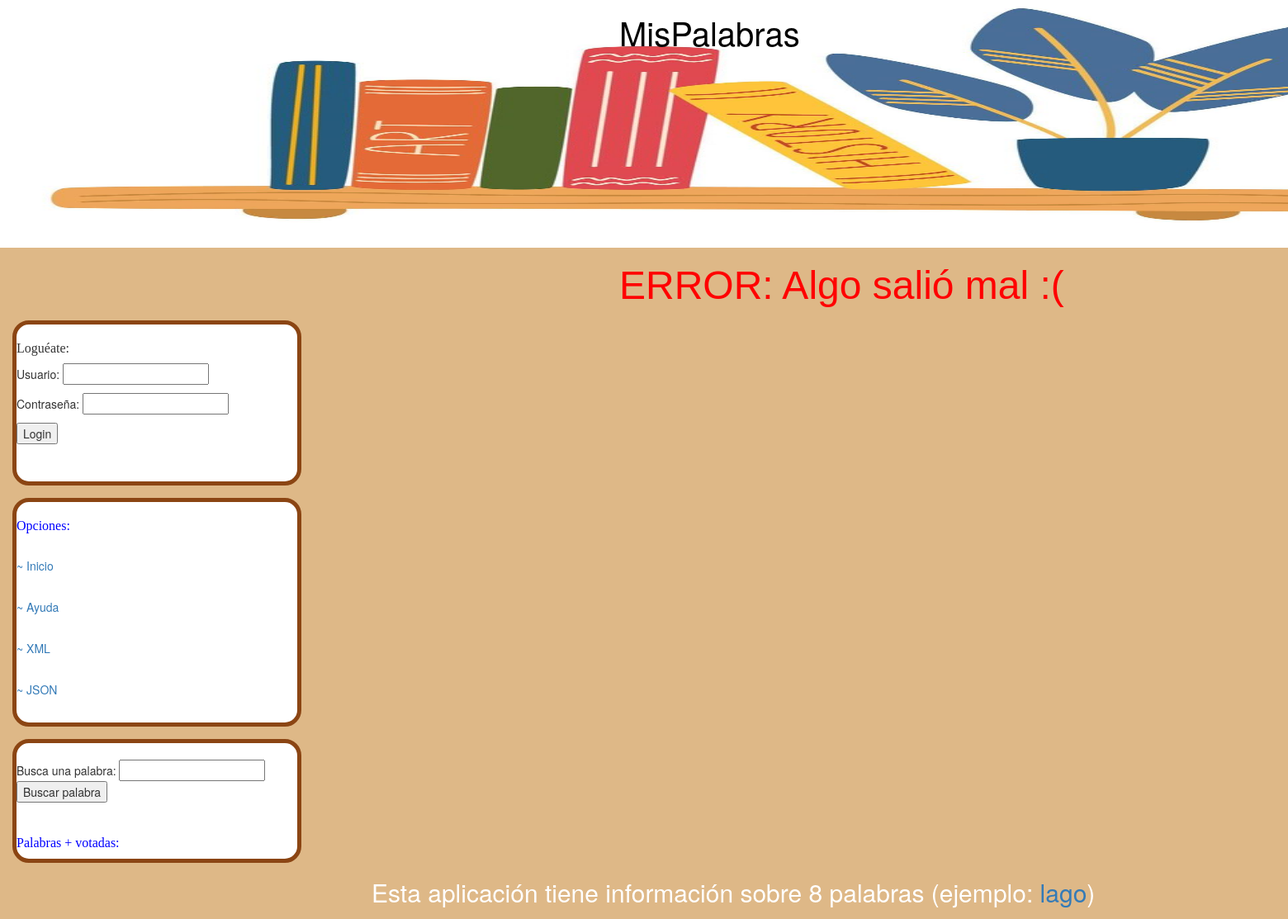
/MisPalabras/error, run on an earlier commit of the app's database.
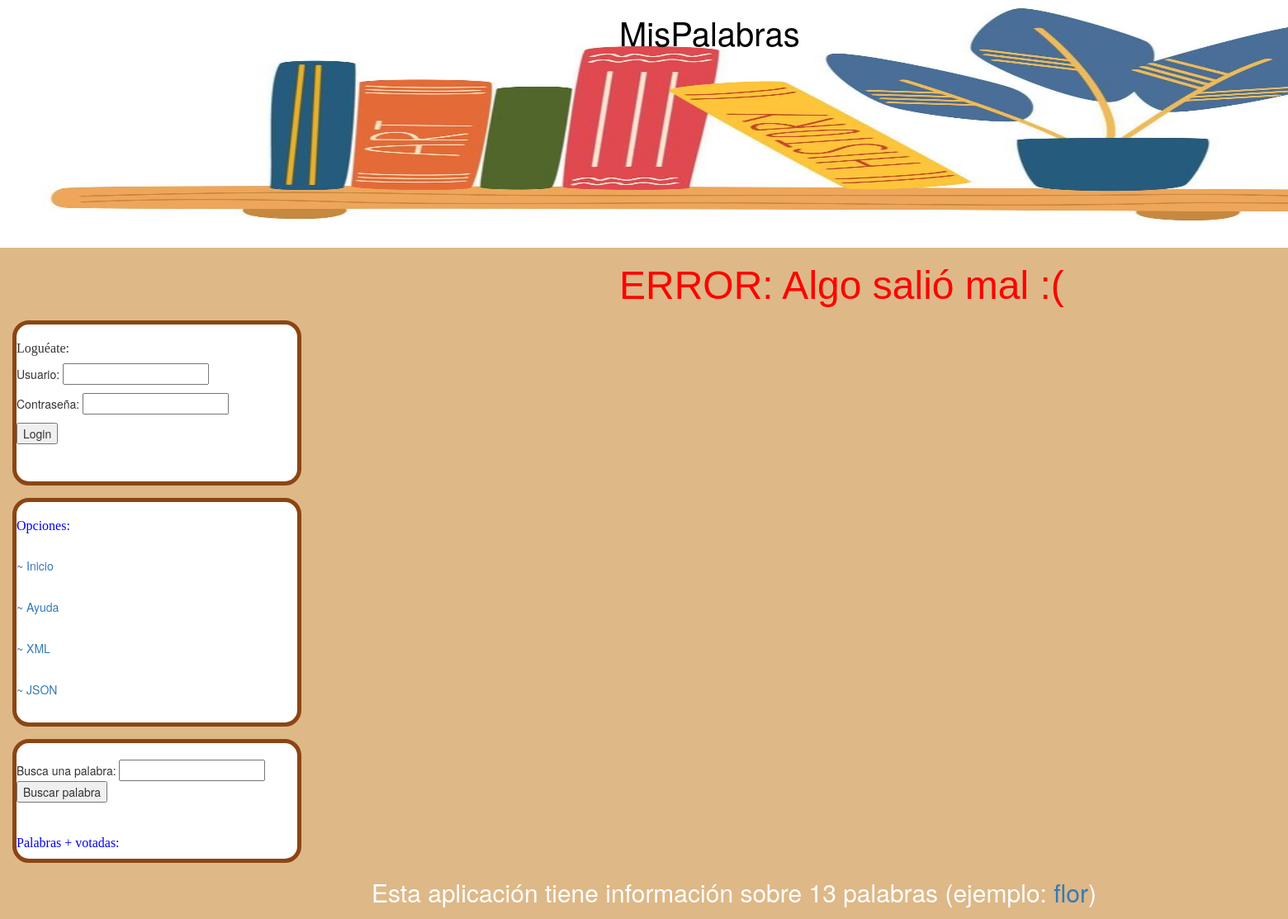
And on a later commit of the database.
### MisPalabras/models.py (models this page shows)
class Palabra(models.Model):
    nombrePalabra = models.TextField()
    linkImagen = models.TextField(default='imagen')
    definicion = models.TextField(max_length=50)
    votos = models.IntegerField()
    autor = models.CharField(max_length=16)

### MisPalabras/views.py (the view)
# urls.py: path('error', views.get_error, name="error"),
def get_error(request):
    lista_palabras, num_palabras, palabraRandom = conseguirValoresPalabras()
    template = loader.get_template('MisPalabras/error.html')
    context = {'lista_palabras': lista_palabras, 'user': request.user.username, 'num_palabras': num_palabras,
               'palabraRandom': palabraRandom}
    return HttpResponse(template.render(context, request))

### MisPalabras/views.py (called while the page is built)
def conseguirValoresPalabras():
    lista_palabras = Palabra.objects.all()
    num_palabras = len(lista_palabras)
    if (num_palabras > 0):
        palabraRandom = random.choice(lista_palabras)
    else:
        palabraRandom = "No hay palabras."
    return lista_palabras, num_palabras, palabraRandom

### MisPalabras/templates/MisPalabras/error.html (shortened to what this page needs)
{% extends 'MisPalabras/schema.html' %}
{% load static %}
    {% block titulo %}
         <div class="titulo">
            <h1 style="font-size: larger; color:red">ERROR: Algo salió mal :( </h1>
        </div>
    {% endblock %}
    {% block barraOpciones %}
        <div class="cajaOpts">
            <h2 style="color: blue">Opciones:</h2> <br>
            <a href='/MisPalabras/'><p>~ Inicio </p> </a> <br>
            <a href='/MisPalabras/ayuda'><p>~ Ayuda </p> </a> <br>
            <a href='/MisPalabras/xml'><p>~ XML </p> </a> <br>
            <a href='/MisPalabras/json'><p>~ JSON </p> </a> <br>
        </div>
    {%  endblock %}

### MisPalabras/templates/MisPalabras/schema.html (shortened to what this page needs)
<!DOCTYPE html>
{% load static %}
<html lang="es">
<head>
    <link rel="stylesheet" href="//maxcdn.bootstrapcdn.com/bootstrap/3.2.0/css/bootstrap.min.css">
    <link rel="stylesheet" href="//maxcdn.bootstrapcdn.com/bootstrap/3.2.0/css/bootstrap-theme.min.css">
    <link rel="stylesheet" href="{% static 'css/main.css' %}">
</head>
<body>
    {% block banner %}
        <div class="banner">
            {% load static %}
            <img src="{% static 'imagenes/img.png' %}" width="1850" height="300" alt="">
            <div class="textoBanner">MisPalabras</div>
        </div>
    {% endblock %}
    {% block titulo %}{%  endblock %}
    {%  block formularioEntrada %}
        {%  if request.user.is_authenticated %}
            <div class="cajaAutenticacion">
                <br>
                Logeado como <h1>{{ user }}</h1>
                <div class="text-end">
                    <form action="" method="POST">
                        {% csrf_token %}
                        {{ username }}
                        <input type="submit" name="action" value="Logout">
                    </form>
                </div>
            </div>
        {%  else %}
            <div class="cajaAutenticacion">
                <h2>Loguéate:</h2>
                <form method="POST">
                    <p>Usuario: <input type="text" name="usuario"></p>
                    <p>Contraseña: <input type="text" name="contraseña"></p>
                    <input type="submit" name="action" value="Login">
                </form>
            </div>
        {%  endif %}
    {%  endblock %}
    {% block barraOpciones %}
    {%  endblock %}
    {%  block listadoPalabras %}
        <div class="cajaPals">
            <form action="" method="POST">
                <br>
                Busca una palabra:
                <input type="text" name="palabra">
                <input type="submit" name="action" value="Buscar palabra">
            </form>
            <br>
            <h2 style="color: blue">Palabras + votadas:</h2>
        </div>
    {%  endblock %}
    {%  block piePagina %}
        <p style="color:white ; font-size:30px ; padding-left: 450px">Esta aplicación tiene información sobre {{ num_palabras }} palabras (ejemplo: <a href='/MisPalabras/{{ palabraRandom.nombrePalabra }}'> {{ palabraRandom.nombrePalabra }}</a>) </p>
    {%  endblock %}
</body>
</html>

What changed in the data, as far as the page shows it:
removed Palabra: nombrePalabra "lago"
added Palabra: nombrePalabra "flor"
Also different on the page:
{{ num_palabras }}: "8" → "13"
